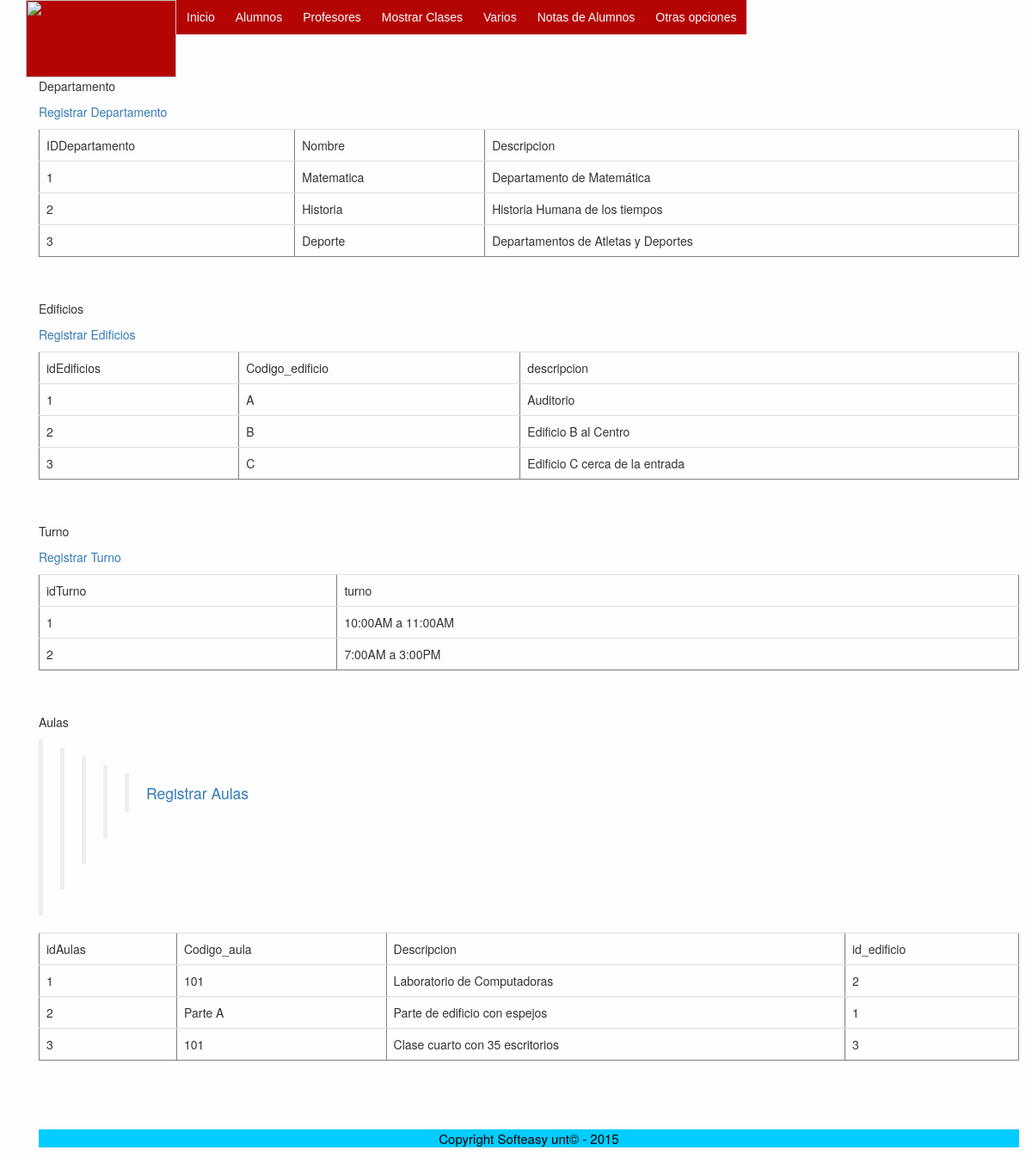
The page /Edificios_Utensileos/MenudeAgregar.php (signed in) on the database as committed earlier.
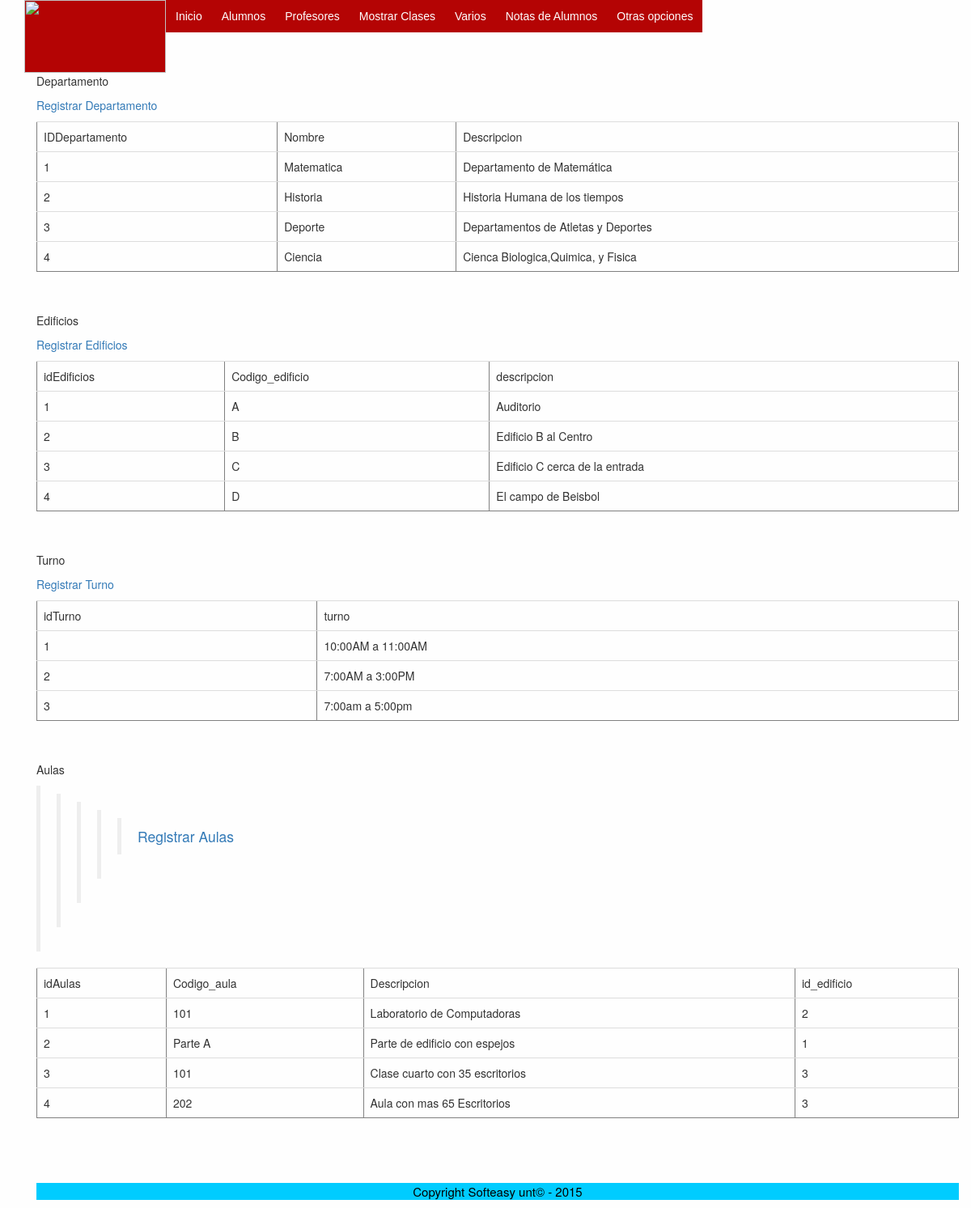
The same page on the database as committed later.
### tables this page shows
CREATE TABLE `Departamento` (
  `IDDepartamento` int(11) NOT NULL AUTO_INCREMENT,
  `Nombre` varchar(45) NOT NULL,
  `Descripcion` varchar(45) NOT NULL,
  PRIMARY KEY (`IDDepartamento`)
);

CREATE TABLE `edificios` (
  `idEdificios` int(11) NOT NULL AUTO_INCREMENT,
  `Codigo_edificio` varchar(45) NOT NULL,
  `descripcion` varchar(45) NOT NULL,
  PRIMARY KEY (`idEdificios`)
);

CREATE TABLE `turno` (
  `idTurno` int(11) NOT NULL AUTO_INCREMENT,
  `turno` varchar(45) NOT NULL,
  PRIMARY KEY (`idTurno`)
);

CREATE TABLE `aulas` (
  `idAulas` int(11) NOT NULL AUTO_INCREMENT,
  `Codigo_aula` varchar(45) DEFAULT NULL,
  `Descripcion` varchar(45) DEFAULT NULL,
  `id_edificio` int(11) DEFAULT NULL,
  PRIMARY KEY (`idAulas`)
);

### Edificios_Utensileos/MenudeAgregar.php (the view, shortened to what this page needs)
  <?php require_once('../Connections/basededatos.php'); ?>
  <?php
$maxRows_Departamento = 10;
$pageNum_Departamento = 0;
$startRow_Departamento = $pageNum_Departamento * $maxRows_Departamento;
$query_Departamento = "SELECT * FROM Departamento";
$query_limit_Departamento = sprintf("%s LIMIT %d, %d", $query_Departamento, $startRow_Departamento, $maxRows_Departamento);
$Departamento = mysql_query($query_limit_Departamento, $basededatos) or die(mysql_error());
$row_Departamento = mysql_fetch_assoc($Departamento);
$query_Edificio = "SELECT * FROM edificios";
$Edificio = mysql_query($query_Edificio, $basededatos) or die(mysql_error());
$row_Edificio = mysql_fetch_assoc($Edificio);
$query_Aulas = "SELECT * FROM aulas";
$Aulas = mysql_query($query_Aulas, $basededatos) or die(mysql_error());
$row_Aulas = mysql_fetch_assoc($Aulas);
$query_Recordset1 = "SELECT * FROM turno";
$Recordset1 = mysql_query($query_Recordset1, $basededatos) or die(mysql_error());
$row_Recordset1 = mysql_fetch_assoc($Recordset1);
?>
<!DOCTYPE html PUBLIC "-//W3C//DTD XHTML 1.0 Transitional//EN" "http://www.w3.org/TR/xhtml1/DTD/xhtml1-transitional.dtd">
<html xmlns="http://www.w3.org/1999/xhtml">
<head>
<link rel="stylesheet" href="../Css/style.css">
<link rel="stylesheet" href="../Css/Styles.css" type="text/css">
<link href="../Css/bootstrap.min.css" rel="stylesheet">
<link href="../menu.css" rel="stylesheet">
<link rel="stylesheet" href="../Css/fonts.css">
</head>
<body>
<div class="container">
<header>
<div class="logo">
<center><img src="../Imagenes/sca-administrator_solo_por_illustracion.jpg" alt="" width="175" height="90"/></center>
</div ><div id="headerr" class="table" >
 <ul class="nav">
    <li><a href="../paginas/Home.php">Inicio </a></li>
    <li><a href="../alumnos/Buscar.php ">Alumnos</a>  				  </li>
    <li><a href="../profesores/Buscar.php">Profesores</a>
            </li>
    <li><a href="../Clases/Buscar.php">Mostrar Clases </a> </li>
     <li><a href="#">Varios </a> <ul>
<a href="../Edificios_Utensileos/EdificioRegistro.php">Registro de Edificios</a></li>
                  </ul></li>
           <li><a href="../Notas/Menu.ph">Notas de Alumnos </a> </li>
          <li><a href="#">Otras opciones </a> </li>
    </div>
</header>
<div class="container">
<div class="table-responsive">
<p>Departamento</p>
<p><a href="/Edificios_Utensileos/DepartamentoRegistro.php">Registrar Departamento</a></p>
<table border="1" class="table">
  <tr>
    <td>IDDepartamento</td>
    <td>Nombre</td>
    <td>Descripcion</td>
  </tr>
  <?php do { ?>
    <tr>
      <td><?php echo $row_Departamento['IDDepartamento']; ?></td>
      <td><?php echo $row_Departamento['Nombre']; ?></td>
      <td><?php echo $row_Departamento['Descripcion']; ?></td>
    </tr>
    <?php } while ($row_Departamento = mysql_fetch_assoc($Departamento)); ?>
</table>
<p>&nbsp;</p>
<p>Edificios</p>
<p><a href="/Edificios_Utensileos/EdificioRegistro.php">Registrar Edificios</a></p>
<table border="1" class="table">
  <tr>
    <td>idEdificios</td>
    <td>Codigo_edificio</td>
    <td>descripcion</td>
  </tr>
  <?php do { ?>
    <tr>
      <td><?php echo $row_Edificio['idEdificios']; ?></td>
      <td><?php echo $row_Edificio['Codigo_edificio']; ?></td>
      <td><?php echo $row_Edificio['descripcion']; ?></td>
    </tr>
    <?php } while ($row_Edificio = mysql_fetch_assoc($Edificio)); ?>
</table>
<p>&nbsp;</p>
<p>Turno
</p>
<p><a href="/Edificios_Utensileos/TurnoRegistro.php">Registrar Turno</a></p>
<table border="1" class="table">
  <tr>
    <td>idTurno</td>
    <td>turno</td>
  </tr>
  <?php do { ?>
  <tr>
    <td><?php echo $row_Recordset1['idTurno']; ?></td>
    <td><?php echo $row_Recordset1['turno']; ?></td>
  </tr>
  <?php } while ($row_Recordset1 = mysql_fetch_assoc($Recordset1)); ?>
</table>
<p>&nbsp;</p>
<p>Aulas</p>
<blockquote>
       <blockquote>
         <blockquote>
           <blockquote>
             <blockquote>
               <p><a href="/Edificios_Utensileos/AulaRegistro.php">Registrar Aulas</a></p>
             </blockquote>
           </blockquote>
         </blockquote>
  </blockquote>
</blockquote>
<table border="1" class="table">
  <tr>
    <td>idAulas</td>
    <td>Codigo_aula</td>
    <td>Descripcion</td>
    <td>id_edificio</td>
  </tr>
  <?php do { ?>
    <tr>
      <td><?php echo $row_Aulas['idAulas']; ?></td>
      <td><?php echo $row_Aulas['Codigo_aula']; ?></td>
      <td><?php echo $row_Aulas['Descripcion']; ?></td>
      <td><?php echo $row_Aulas['id_edificio']; ?></td>
    </tr>
    <?php } while ($row_Aulas = mysql_fetch_assoc($Aulas)); ?>
</table>
</div>
<p>&nbsp;</p>
<p>&nbsp;</p>
<div id="footer">
<p> Copyright Softeasy unt&copy; - 2015</p>
</div>
</div>
</body>
</html>

Rows that differ between the two databases and show on the page:
added departamento: IDDepartamento "4", Nombre "Ciencia", Descripcion "Cienca Biologica,Quimica, y Fisica"
added edificios: idEdificios "4", Codigo_edificio "D", descripcion "El campo de Beisbol"
added turno: idTurno "3", turno "7:00am a 5:00pm"
added aulas: idAulas "4", Codigo_aula "202", Descripcion "Aula con mas 65 Escritorios", id_edificio "3"
